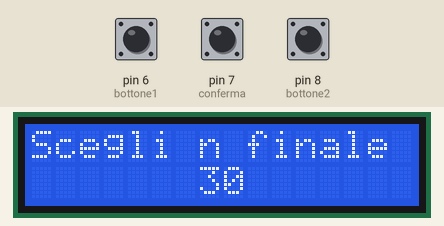
The sketch below on a simulated Arduino Uno, built with avr-gcc and run on an emulated ATmega328P. Parts: 16×2 character LCD. The inputs (shaded band) are chosen by the test bench; at power-on: pin 7 (conferma) HIGH, pin 8 (bottone2) HIGH, pin 6 (bottone1) HIGH.

Above: at 1.8 s.
1.9 s: pin 7 (conferma) pulled LOW for 0.15 s
At 4.0 s:
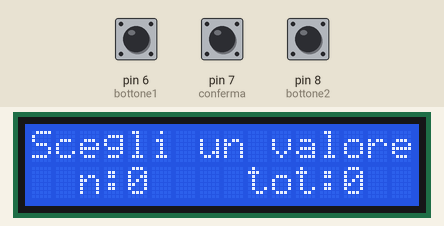
4.6 s: pin 8 (bottone2) pulled LOW for 1 s
At 6.7 s:
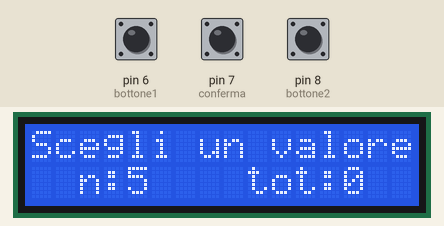
7.1 s: pin 7 (conferma) pulled LOW for 1 s
At 8.1 s:
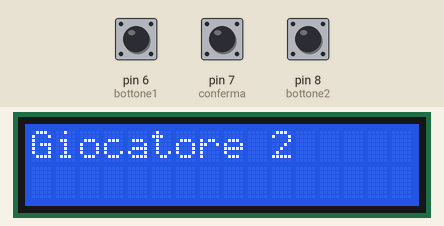
9.8 s: pin 8 (bottone2) pulled LOW for 0.15 s
At 11.1 s:
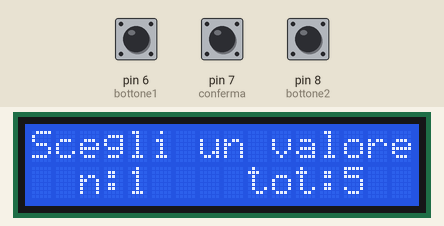
Timing chart, 0 to 12.4 s (numbered marks = the images above; inputs shaded):
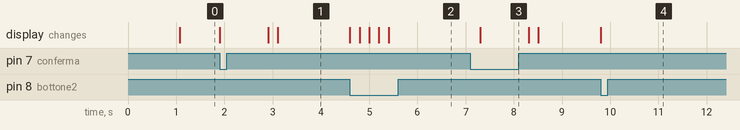

Measured:
- after the input at 1.9 s, the display: first changes at once (image 1 shows a later state)
- after the input at 4.6 s, the display: first changes at once (image 2 shows a later state)
- after the input at 7.1 s, the display: changes after 0.20 s (image 3)
- after the input at 9.8 s, the display: changes at once (image 4)

The sketch:

Angela_Game.ino
```cpp
#include <LiquidCrystal.h>
const int rs = 12, en = 11, d4 = 5, d5 = 4, d6 = 3, d7 = 2;
LiquidCrystal lcd(rs, en, d4, d5, d6, d7);

const int bottone1 = 6;
const int conferma = 7;
const int bottone2 = 8;

int nFinale = 30;
int totale = 0;

bool prima = true;
int valorePrec = 10;
int giocatore = 1;

int v1 = 0;
int v2 = 0;

void setup() {
  lcd.begin(16, 2);
  lcd.setCursor(0, 0);
  lcd.print("Inizia a giocare");
  delay(1000);
  lcd.clear();
  lcd.setCursor(0, 0);
  lcd.print("Scegli n finale");
  pinMode(bottone1, INPUT); //meno
  pinMode(conferma, INPUT); //conferma
  pinMode(bottone2, INPUT); //più
  digitalWrite(bottone1, HIGH);
  digitalWrite(conferma, HIGH);
  digitalWrite(bottone2, HIGH);
  setNumeroFinale();
}
void setNumeroFinale()
{
  lcd.setCursor(7, 2);
  lcd.print(nFinale);
  while (digitalRead(conferma) == HIGH )
  {
    if (digitalRead(bottone1) == LOW)
    {
      if (nFinale == 100)
      {
        lcd.setCursor(9, 2);
        lcd.print(" ");
      }
      if (nFinale > 30)
      {
        nFinale--;
      }
      lcd.setCursor(7, 2);
      lcd.print(nFinale);
      delay(200);
    }
    if (digitalRead(bottone2) == LOW)
    {
      if (nFinale < 100)
      {
        nFinale++;
      }
      lcd.setCursor(7, 2);
      lcd.print(nFinale);
      delay(200);
    }
  }
  lcd.setCursor(7, 2);
  lcd.print(nFinale);
  }

  void partita()
  {
    while(totale<nFinale)
    {
       lcd.clear();
       lcd.setCursor(0, 0);
       giocatore=1;
       lcd.print("Giocatore ");
       lcd.print(giocatore);
       delay(1000);
       Valore(v1,giocatore);
       lcd.clear();
       lcd.setCursor(0, 0);
       giocatore=2;
       lcd.print("Giocatore ");
       lcd.print(giocatore);
       delay(1000);
       Valore(v2,giocatore);
       lcd.clear();
    }
    }
    void controllo(int v,int giocatore)
    {
      if(totale+v==nFinale)
      {
        lcd.clear();
        lcd.setCursor(0, 0);
        lcd.print("Il vincitore e");
        lcd.setCursor(0, 1);
        lcd.print("il giocatore ");
        lcd.print(giocatore);
        delay(2000);
        }
        if(totale+v>nFinale)
        {
        lcd.clear();
        lcd.setCursor(0, 0);
        lcd.print("Il perdente e");
        lcd.setCursor(0, 1);
        lcd.print("il giocatore ");
        lcd.print(giocatore);
        delay(2000);
          }
      }
      void Valore(int v,int giocatore)
  {
    lcd.clear();
    lcd.setCursor(9, 2);
    lcd.print("tot:");
    lcd.setCursor(2, 2);
    lcd.print("n:");
    lcd.setCursor(4, 2);
    lcd.print(v);
    lcd.setCursor(13, 2);
    lcd.print(totale);
    delay(200);
    lcd.setCursor(0, 0);
    lcd.print("Scegli un valore");
  while (digitalRead(conferma) == HIGH )
  {
    if (digitalRead(bottone1) == LOW)
    {
      if (v > 0)
      {
        v--;
      }
      lcd.setCursor(4, 2);
      lcd.print(v);
      lcd.setCursor(13, 2);
      lcd.print(totale);
      delay(200);
    }
    if (digitalRead(bottone2) == LOW)
    {
      if (v < 6)
      {
        v++;
      }
      lcd.setCursor(7, 2);
       lcd.setCursor(4, 2);
      lcd.print(v);
      lcd.setCursor(13, 2);
      lcd.print(totale);
      delay(200);
    }
  }
    if(v==valorePrec)
    {
    Valore(v,giocatore);
    return;
    }
    if(7-valorePrec==v)
    {
      Valore(v,giocatore);
      return;
    }
    if(prima==false&&v==0)
    {
      Valore(v,giocatore);
      return;
    }
      lcd.setCursor(4, 2);
      lcd.print(v);
      lcd.setCursor(13, 2);
      lcd.print(totale);
      delay(200);
  controllo(v,giocatore);
  totale += v;
  valorePrec = v;
  prima = false;
    }
void loop() {
 partita();
 lcd.clear();
 lcd.print("Inizia nuova partita");
 delay(2000);
 totale = 0;
}
```
